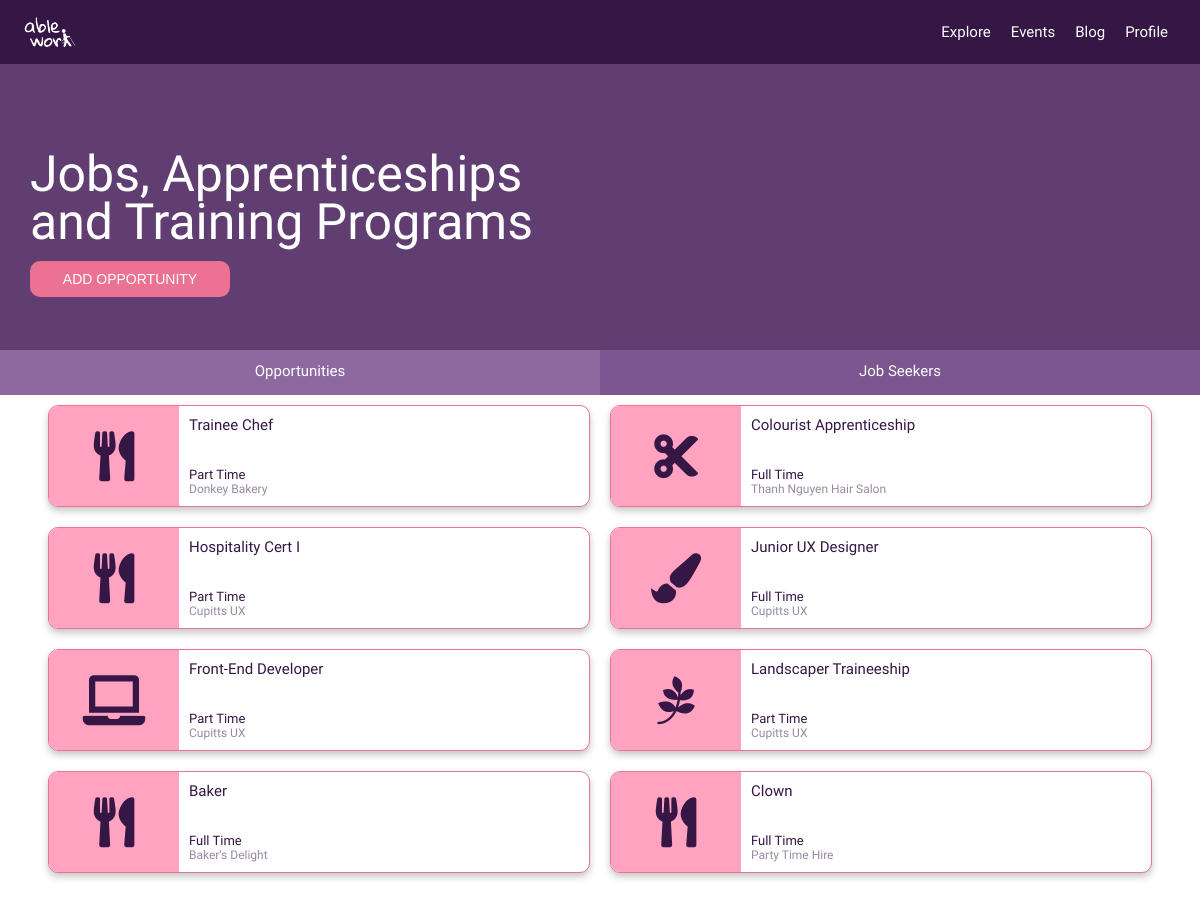
Page /explore (signed in) on the committed database.
### tables this page shows
CREATE TABLE "opportunities" (
	`opid`	INTEGER NOT NULL PRIMARY KEY AUTOINCREMENT,
	`opname`	TEXT NOT NULL,
	`opdescription`	TEXT NOT NULL,
	`sectorid`	INTEGER NOT NULL,
	`link`	TEXT NOT NULL,
	`closingdate`	TEXT NOT NULL,
	`hrsid`	INTEGER NOT NULL,
	`disabilities`	TEXT NOT NULL,
	`userid`	INTEGER NOT NULL
);

CREATE TABLE "sectors" (
	`sectorid`	INTEGER NOT NULL PRIMARY KEY AUTOINCREMENT,
	`sector`	TEXT NOT NULL,
	`icon`	TEXT
);

CREATE TABLE "hours" (
	`hrsid`	INTEGER NOT NULL PRIMARY KEY AUTOINCREMENT,
	`hrs`	TEXT NOT NULL
);

CREATE TABLE "users" (
	`userid`	INTEGER NOT NULL PRIMARY KEY AUTOINCREMENT,
	`fname`	TEXT NOT NULL,
	`lname`	TEXT NOT NULL,
	`email`	TEXT NOT NULL,
	`password`	TEXT NOT NULL,
	`usertypeid`	INTEGER NOT NULL DEFAULT 1,
	`bio`	TEXT DEFAULT ' ',
	`onesent`	TEXT DEFAULT ' ',
	`skills`	TEXT DEFAULT ' ',
	`optypeid`	INTEGER DEFAULT 1,
	`sectorid`	INTEGER DEFAULT 1,
	`disabilities`	TEXT DEFAULT ' ',
	`mobile`	TEXT DEFAULT '-',
	`linkedin`	TEXT DEFAULT '#',
	`hrsid`	INTEGER DEFAULT 1,
	`businessname`	TEXT DEFAULT ' ',
	`website`	TEXT DEFAULT '#'
);

### app.py (the view)
@app.route("/explore", methods=["GET", "POST"])
@login_required
def explore():
    user = session["user_id"]
    if request.method == "POST":
        opname = request.form.get("opname")
        opdescription = request.form.get("opdescription")
        opsector = request.form.get("opsector")
        link = request.form.get("link")
        closingdate = request.form.get("closingdate")
        hrsid = request.form.get("hours")
        disabilitieslist = [request.form.get("visibility"), request.form.get("hearing"), request.form.get("mobility")]
        def join(li, sep):
            string = ""
            for i in li:
                if i == None:
                    string = string
                else:
                    string += str(i) + str(sep)
            return string
        disabilities = join(disabilitieslist, ", ")
        if not opname or not opdescription or not opsector or not link or not closingdate or not hrsid or not disabilities:
            return apology("Please fill out all the form fields", 400)
        db.execute("INSERT INTO opportunities (opname, opdescription, sectorid, link, closingdate, hrsid, disabilities, userid) VALUES(:opname, :opdescription, :sectorid, :link, :closingdate, :hrsid, :disabilities, :userid)", opname=opname, opdescription=opdescription, sectorid=opsector, link=link, closingdate=closingdate, hrsid=hrsid, disabilities=disabilities, userid=user)
        return redirect("/explore")
    else:
        users = db.execute("SELECT users.fname, users.lname, hours.hrs, sectors.sector FROM users JOIN sectors ON users.sectorid = sectors.sectorid JOIN hours ON users.hrsid = hours.hrsid WHERE users.usertypeid = 1")
        print(users)
        ops = db.execute("SELECT opportunities.opname, opportunities.opid, users.businessname, hours.hrs, sectors.icon FROM opportunities JOIN users ON opportunities.userid = users.userid JOIN hours ON opportunities.hrsid = hours.hrsid JOIN sectors ON opportunities.sectorid = sectors.sectorid")
        print(ops)
        return render_template("explore.html", ops=ops, users=users)

### app.py (called while the page is built)
@app.after_request
def after_request(response):
    response.headers["Cache-Control"] = "no-cache, no-store, must-revalidate"
    response.headers["Expires"] = 0
    response.headers["Pragma"] = "no-cache"
    return response

### helpers.py (called while the page is built)
def login_required(f):
    @wraps(f)
    def decorated_function(*args, **kwargs):
        if session.get("user_id") is None:
            return redirect("/login")
        return f(*args, **kwargs)
    return decorated_function

### templates/explore.html (shortened to what this page needs)
{% extends "layout.html" %}
{% block main %}
    <div class="banner">
      <div class="title">
        <h1>Jobs, Apprenticeships</br>and Training Programs</h1>
        <button class="desktop bannerbtn" id="new-opp-btn">ADD OPPORTUNITY</button>
      </div>
    </div>
    <div class="row center tabs">
      <div class="tab selected" id="opportunities">
        <h3>Opportunities</h3>
      </div>
      <div class="tab not-selected" id="jobseekers">
        <h3>Job Seekers</h3>
      </div>
    </div>
    <div class="cards-container show" id="jobSearch">
      {% for op in ops %}
      <div class="row card" id="{{ op.opid }}">
        <div class="card-icon-frame">
          <i class="{{ op.icon }} card-icon"></i>
        </div>
        <div class="text-wrap">
          <h3>{{ op.opname }}</h3>
          <div>
            <p>{{ op.hrs }}</p>
            <h4>{{ op.businessname }}</h4>
          </div>
        </div>
      </div>
      {% endfor %}
    </div>
{% endblock %}

### templates/layout.html (shortened to what this page needs)
<!DOCTYPE html>
<html>
  <head>
    <link rel="stylesheet" href="https://use.fontawesome.com/releases/v5.2.0/css/all.css">
    <link rel="stylesheet" href="../static/css/styles2.css">
  </head>
  <body>
    <div class="navbar desktop">
      <div class="logo">
        <img src="../static/images/ableWorkLogo-white-900x450.png" alt="Able Work Logo">
      </div>
      <nav>
        <span><a href="/explore">Explore</a></span>
        <span><a href="/events">Events</a></span>
        <span><a href="/blog">Blog</a></span>
        <span><a href="/profile">Profile</a></span>
      </nav>
    </div>
      {% block main %}{% endblock %}
  </body>
  <footer>
  </footer>
</html>

### static/css/styles2.css (style rules this page uses)
html, body, div, span, applet, object, iframe, h1, h2, h3, h4, h5, h6, p, blockquote, pre, a, abbr, acronym, address, big, cite, code, del, dfn, em, img, ins, kbd, q, s, samp, small, strike, strong, sub, sup, tt, var, b, u, i, center, dl, dt, dd, ol, ul, li, fieldset, form, label, legend, table, caption, tbody, tfoot, thead, tr, th, td, article, aside, canvas, details, embed, figure, figcaption, footer, header, hgroup, menu, nav, output, ruby, section, summary, time, mark, audio, video { margin: 0; padding: 0; border: 0; font-size: 100%; font-family: "Work Sans", sans-serif; vertical-align: baseline; }
article, aside, details, figcaption, figure, footer, header, hgroup, menu, nav, section { display: block; }
html { height: 100%; }
footer { height: 80px; }
body { line-height: 1; }
p { font-size: 13px; font-weight: 300; line-height: normal; }
h1 { font-size: 18px; font-weight: 500; line-height: 1.4rem; }
h3 { font-size: 15px; font-weight: 500; line-height: normal; }
h4 { font-size: 12px; font-weight: 400; line-height: normal; opacity: 0.5; }
span { font-size: 12px; font-weight: 300; line-height: normal; }
a { text-decoration: none; cursor: pointer; }
@media only screen and (min-width: 550px) { h1 { font-size: 50px; line-height: 3rem; } }
.row { display: flex; flex-direction: row; overflow: scroll; }
.navbar { display: flex; align-items: center; justify-content: space-between; height: 64px; background-color: #351645; position: fixed; z-index: 20; width: 100%; }
.navbar img { height: 32px; }
.logo { display: flex; align-items: center; padding-left: 24px; }
.fa, .fas, .far { font-size: 18px; cursor: pointer; }
nav { padding-right: 24px; }
.navbar.desktop span { display: inline-block; padding: 5px 8px; font-size: 15px; }
.navbar a { transition-duration: 200ms; text-decoration: none; color: white; }
@media only screen and (min-width: 550px) { .navbar { top: 0px; } }
button { width: 100%; box-sizing: border-box; font-size: 14px; font-weight: 500; line-height: normal; padding: 10px; border: solid 1px white; border-radius: 5px; cursor: pointer; background-color: #b54263; }
.bannerbtn { width: 200px; color: white; background-color: #eb7290; border-radius: 10px; padding: 10px; border-color: #eb7290; font-size: 14px; font-weight: medium; margin: 15px 0; border: 1px; }
.banner { background-color: #603e71; color: white; text-align: left; position: relative; z-index: 5; }
@media only screen and (min-width: 550px) { .banner { height: 350px; } }
@media only screen and (min-width: 550px) { .title { padding-bottom: 100px; padding: 150px 0px 100px 30px; } }
.tabs { background-color: #8e69a0; color: white; height: 45px; justify-content: space-around; align-items: center; position: relative; z-index: 10; }
.tab { width: 100%; height: 100%; cursor: pointer; position: relative; }
.tab h3 { text-align: center; position: relative; top: 12px; }
.not-selected h3 { font-weight: 300; }
.not-selected { background-color: #7c568e; }
.cards-container { display: flex; flex-direction: column; }
.card { margin: 10px; background-color: white; color: #351645; border: solid 1px #eb7290; border-radius: 10px; box-shadow: 0px 4px 7px #88888878; }
.card-icon-frame { width: 130px; height: 100px; overflow: hidden; background-color: #ffa3c0; display: flex; justify-content: center; align-items: center; }
.card-icon { font-size: 50px; color: #351645; }
.text-wrap { padding: 10px; min-height: 80px; max-width: 60%; display: flex; flex-direction: column; justify-content: space-between; }
@media only screen and (min-width: 550px) { .card { width: 45%; } }
@media only screen and (min-width: 550px) { .cards-container { flex-direction: row; flex-wrap: wrap; justify-content: center; } }
.show { visibility: visible; }

### rows in the picture
opportunities: opname "Trainee Chef", hrs "Part Time", businessname "Donkey Bakery"
opportunities: opname "Colourist Apprenticeship", hrs "Full Time", businessname "Thanh Nguyen Hair Salon"
opportunities: opname "Hospitality Cert I", hrs "Part Time", businessname "Cupitts UX"
opportunities: opname "Junior UX Designer", hrs "Full Time", businessname "Cupitts UX"
opportunities: opname "Front-End Developer", hrs "Part Time", businessname "Cupitts UX"
opportunities: opname "Landscaper Traineeship", hrs "Part Time", businessname "Cupitts UX"
opportunities: opname "Baker", hrs "Full Time", businessname "Baker's Delight"
opportunities: opname "Clown", hrs "Full Time", businessname "Party Time Hire"
